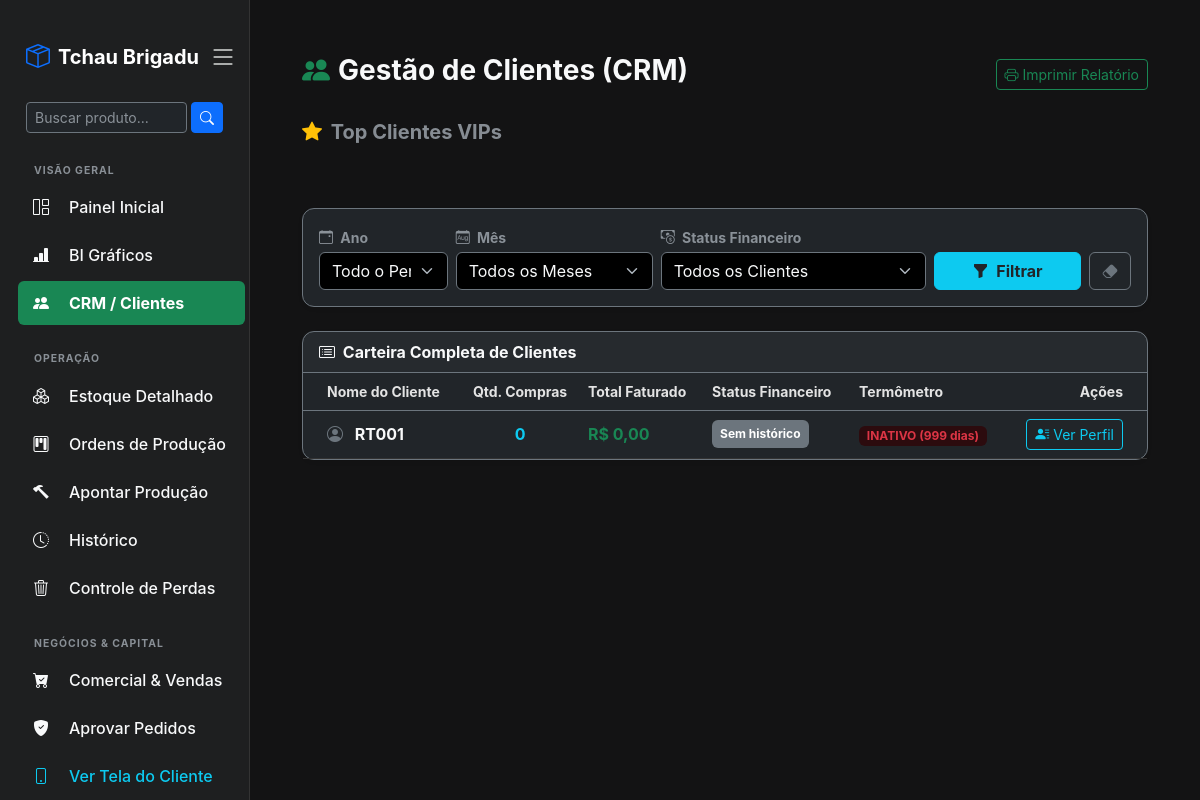
Screenshot of /comercial/crm/ (signed in) with the database file from the repository.
### core/models.py (models this page shows, shortened)
class Cliente(models.Model):
    nome = models.CharField(max_length=150, help_text="Nome da Loja ou Cliente")
    cnpj_cpf = models.CharField(max_length=20, blank=True, null=True, verbose_name="CNPJ ou CPF")
    inscricao_estadual = models.CharField(max_length=30, blank=True, null=True, verbose_name="Inscrição Estadual (IE)")
    telefone = models.CharField(max_length=20, blank=True, null=True)
    email = models.EmailField(blank=True, null=True)
    cep = models.CharField(max_length=10, blank=True, null=True)
    endereco = models.TextField(blank=True, null=True, verbose_name="Rua, Número, Bairro")
    cidade = models.CharField(max_length=100, blank=True, null=True)
    estado = models.CharField(max_length=2, blank=True, null=True, help_text="Sigla. Ex: MG, SP")
    observacoes = models.TextField(blank=True, null=True, help_text="Diário de bordo / Anotações do comercial")
    limite_estoque_percentual = models.DecimalField(
        max_digits=5,
        decimal_places=2,
        default=100.00,
        verbose_name="Limite de Estoque (%)"
    )

### core/views.py (the view)
# urls.py: path('comercial/crm/', views.mini_crm, name='mini_crm'),
@login_required
@user_passes_test(has_financeiro, login_url='/')
def mini_crm(request):
    hoje = timezone.now()
    ano_filtro = request.GET.get('ano', '')
    mes_filtro = request.GET.get('mes', '')
    status_divida = request.GET.get('divida', '')
    clientes = Cliente.objects.all().order_by('nome')
    lista_clientes = []
    for cliente in clientes:
        vendas = Venda.objects.filter(cliente=cliente)
        ultima_venda = vendas.order_by('-data_venda').first()
        dias_inativo = (hoje - ultima_venda.data_venda).days if ultima_venda else 999
        top_produtos = ItemVenda.objects.filter(venda__cliente=cliente)\
            .values('produto__nome')\
            .annotate(total_qtd=Sum('quantidade'))\
            .order_by('-total_qtd')[:3]
        vendas_filtradas = vendas
        if ano_filtro: vendas_filtradas = vendas_filtradas.filter(data_venda__year=int(ano_filtro))
        if mes_filtro: vendas_filtradas = vendas_filtradas.filter(data_venda__month=int(mes_filtro))
        total_pedidos = vendas_filtradas.count()
        total_comprado = sum(float(v.total_venda or 0) for v in vendas_filtradas)
        contas_pendentes = ContaReceber.objects.filter(venda__cliente=cliente, status='Pendente')
        valor_pendente = sum(float(c.valor) for c in contas_pendentes)
        is_inadimplente = valor_pendente > 0
        if status_divida == 'com_divida' and not is_inadimplente: continue
        if status_divida == 'sem_divida' and is_inadimplente: continue
        if (ano_filtro or mes_filtro) and total_pedidos == 0: continue
        lista_clientes.append({
            'cliente': cliente,
            'total_pedidos': total_pedidos,
            'total_comprado': total_comprado,
            'valor_pendente': valor_pendente,
            'is_inadimplente': is_inadimplente,
            'dias_inativo': dias_inativo,
            'top_produtos': top_produtos,
        })
    lista_clientes.sort(key=lambda x: x['total_comprado'], reverse=True)
    top_3 = lista_clientes[:3] if len(lista_clientes) >= 3 else lista_clientes
    context = {
        'lista_clientes': lista_clientes,
        'top_3': top_3,
        'ano_filtro': ano_filtro, 'mes_filtro': mes_filtro, 'status_divida': status_divida,
    }
    return render(request, 'mini_crm.html', context)

### core/context_processors.py (called while the page is built)
def alertas_estoque(request):
    if request.user.is_authenticated:
        contagem = Estoque.objects.filter(quantidade__lte=models.F('estoque_minimo')).count()
        return {'qtd_alerta_compras': contagem}
    return {'qtd_alerta_compras': 0}

def alertas_globais(request):
    if request.user.is_authenticated:
        qtd_alerta_compras = Estoque.objects.filter(
            quantidade__lte=models.F('estoque_minimo')
        ).exclude(produto__categoria__icontains='final').count()
        return {
            'qtd_alerta_compras': qtd_alerta_compras
        }
    return {'qtd_alerta_compras': 0}

### core/views.py (called while the page is built)
def has_financeiro(user):
    if user.is_superuser: return True
    if hasattr(user, 'perfil') and user.perfil.tipo in ['Gerente', 'Financeiro']: return True
    return False

### core/templates/mini_crm.html (shortened to what this page needs)
{% extends 'base.html' %}
{% block conteudo %}
<div class="container-fluid py-4">
    <div class="d-flex justify-content-between align-items-center mb-4">
        <h3 class="text-light fw-bold"><i class="bi bi-people-fill text-success me-2"></i>Gestão de Clientes (CRM)</h3>
        <button class="btn btn-outline-success btn-sm" onclick="window.print()">
            <i class="bi bi-printer"></i> Imprimir Relatório
        </button>
    </div>
    <h5 class="text-muted fw-bold mb-3"><i class="bi bi-star-fill text-warning me-1"></i> Top Clientes VIPs</h5>
    <div class="card bg-dark border-secondary shadow-sm mb-4">
        <div class="card-body p-3">
            <form method="GET" class="row g-2 align-items-end">
                <div class="col-md-2">
                    <label class="text-muted small fw-bold mb-1"><i class="bi bi-calendar-event me-1"></i> Ano</label>
                    <select name="ano" class="form-select bg-black text-light border-secondary">
                        <option value="">Todo o Período</option>
                    </select>
                </div>
                <div class="col-md-3">
                    <label class="text-muted small fw-bold mb-1"><i class="bi bi-calendar-month me-1"></i> Mês</label>
                    <select name="mes" class="form-select bg-black text-light border-secondary">
                        <option value="">Todos os Meses</option>
                    </select>
                </div>
                <div class="col-md-4">
                    <label class="text-muted small fw-bold mb-1"><i class="bi bi-cash-coin me-1"></i> Status Financeiro</label>
                    <select name="divida" class="form-select bg-black text-light border-secondary">
                        <option value="">Todos os Clientes</option>
                    </select>
                </div>
                <div class="col-md-3 d-flex gap-2">
                    <button type="submit" class="btn btn-info w-100 fw-bold text-dark"><i class="bi bi-funnel-fill me-1"></i> Filtrar</button>
                    <a href="{% url 'mini_crm' %}" class="btn btn-outline-secondary" title="Limpar Filtros"><i class="bi bi-eraser-fill"></i></a>
                </div>
            </form>
        </div>
    </div>
    <div class="card bg-dark border-secondary shadow-sm">
        <div class="card-header border-secondary text-light fw-bold">
            <i class="bi bi-card-list me-1"></i> Carteira Completa de Clientes
        </div>
        <div class="table-responsive">
            <table class="table table-dark table-hover mb-0 align-middle">
                <thead class="border-bottom border-secondary text-muted small uppercase">
                    <tr>
                        <th class="ps-4">Nome do Cliente</th>
                        <th class="text-center">Qtd. Compras</th>
                        <th>Total Faturado</th>
                        <th>Status Financeiro</th>
                        <th>Termômetro</th>
                        <th class="text-end pe-4">Ações</th>
                    </tr>
                </thead>
                <tbody>
                    {% for info in lista_clientes %}
                    <tr class="{% if info.is_inadimplente %}linha-alerta{% endif %}">
                        <td class="ps-4 fw-bold text-light">
                            <i class="bi bi-person-circle text-secondary me-2"></i> {{ info.cliente.nome }}
                        </td>
                        <td class="text-center text-info fw-bold">{{ info.total_pedidos }}</td>
                        <td class="text-success fw-bold">R$ {{ info.total_comprado|floatformat:2 }}</td>
                        <td>
                            {% if info.is_inadimplente %}
                                <span class="badge bg-danger p-2"><i class="bi bi-exclamation-triangle-fill me-1"></i> Deve R$ {{ info.valor_pendente|floatformat:2 }}</span>
                            {% elif info.total_pedidos == 0 %}
                                <span class="badge bg-secondary p-2">Sem histórico</span>
                            {% else %}
                                <span class="badge bg-success p-2"><i class="bi bi-check-circle-fill me-1"></i> Tudo Pago</span>
                            {% endif %}
                        </td>
                        <td>
                            {% if info.dias_inativo <= 15 %}
                                <span class="badge bg-success-subtle text-success">Ativo ({{ info.dias_inativo }} dias)</span>
                            {% elif info.dias_inativo <= 30 %}
                                <span class="badge bg-warning-subtle text-warning">Esfriando ({{ info.dias_inativo }} dias)</span>
                            {% else %}
                                <span class="badge bg-danger-subtle text-danger">INATIVO ({{ info.dias_inativo }} dias)</span>
                            {% endif %}
                        </td>
                        <td class="text-end pe-4">
                            <button class="btn btn-outline-info btn-sm" data-bs-toggle="modal" data-bs-target="#modalPerfil{{ info.cliente.id }}">
                                <i class="bi bi-person-lines-fill"></i> Ver Perfil
                            </button>
                        </td>
                    </tr>
                    {% empty %}
                    <tr>
                        <td colspan="6" class="text-center text-muted py-5">Nenhum cliente cadastrado ainda.</td>
                    </tr>
                    {% endfor %}
                </tbody>
            </table>
        </div>
    </div>
</div>
{% endblock %}

### core/templates/base.html (style rules this page uses)
body { background-color: #131314; color: #e3e3e3; display: flex; height: 100vh; overflow: hidden; font-family: -apple-system, BlinkMacSystemFont, "Segoe UI", Roboto, Helvetica, Arial, sans-serif; }
.card { background-color: #1e1f20; border: 1px solid #333; border-radius: 12px; }
.table { --bs-table-bg: transparent; --bs-table-color: #e3e3e3; --bs-table-border-color: #333; }

### rows the page displays
Cliente: cliente.nome "RT001", total_pedidos "0", total_comprado "0,00", dias_inativo "999"
